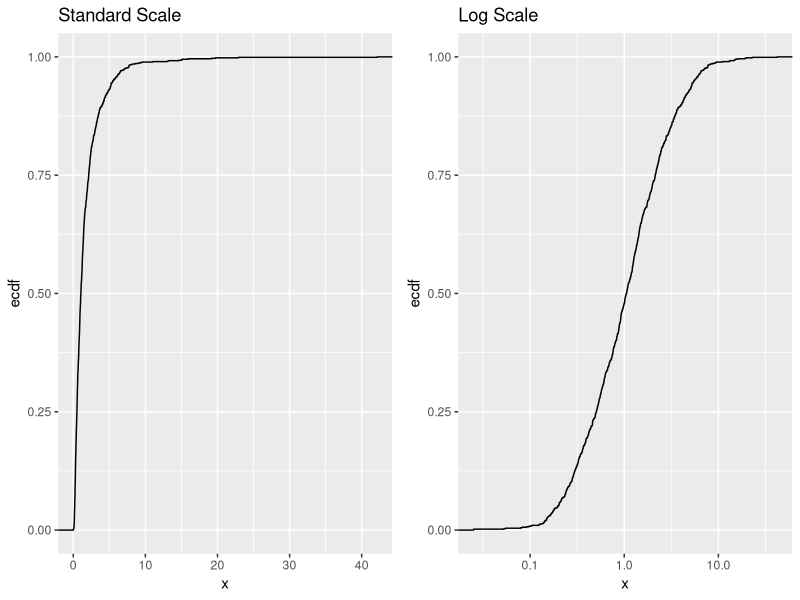

This chart was generated by the following R code:
library(ggplot2)
library(gridExtra)

df = data.frame(x = rlnorm(1000))

pdf("fig.pdf",width = 14)
grid.arrange(
  ggplot(df, aes(x, main="Log Normal")) + stat_ecdf(geom = "step") + ggtitle("Standard Scale"),
  ggplot(df, aes(x, main="Log Normal")) + stat_ecdf(geom = "step") + scale_x_log10() + ggtitle("Log Scale"),
  ncol=2
)
dev.off()